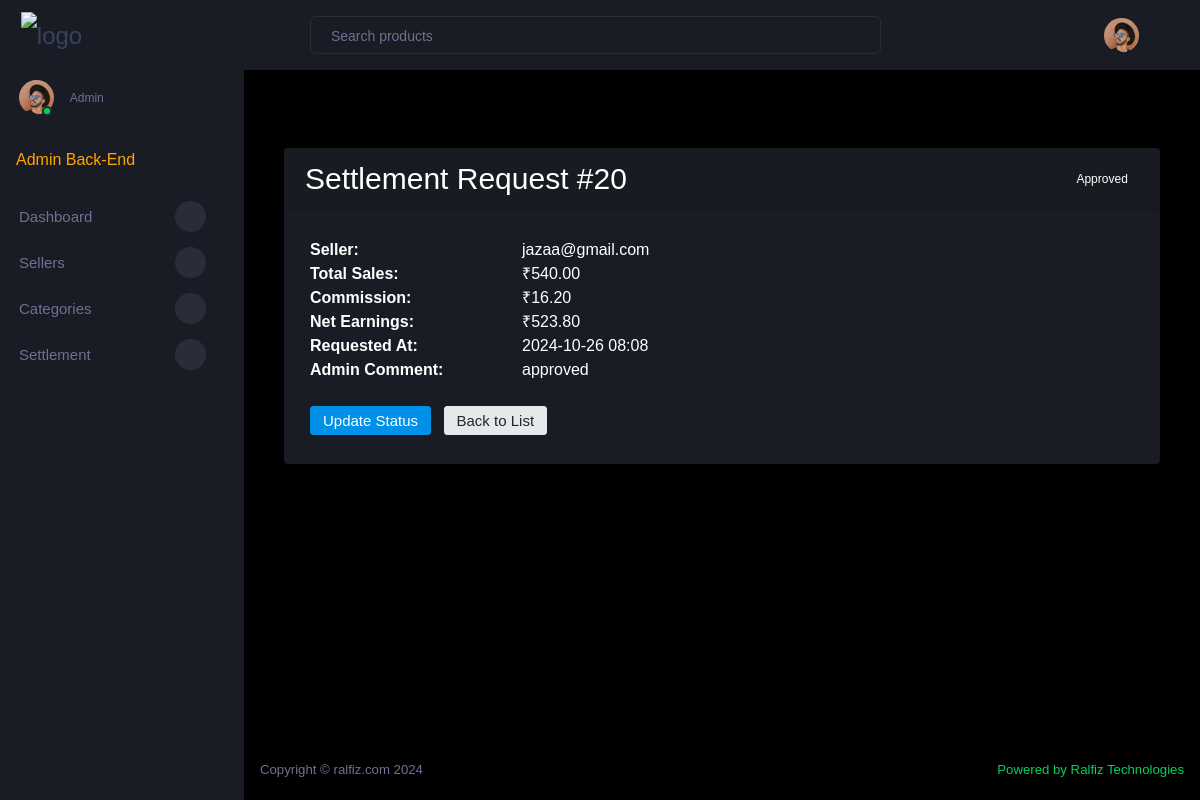
Screenshot of /settlement-request/20/ (signed in) with the database file from the repository.
### store/models.py (models this page shows, shortened)
class SettlementRequest(models.Model):
    seller = models.ForeignKey(settings.AUTH_USER_MODEL, on_delete=models.CASCADE, related_name='settlement_requests')
    total_sales = models.DecimalField(max_digits=10, decimal_places=2)
    total_commission = models.DecimalField(max_digits=10, decimal_places=2)
    net_earnings = models.DecimalField(max_digits=10, decimal_places=2)
    requested_at = models.DateTimeField(auto_now_add=True)
    status = models.CharField(max_length=20, choices=[('pending', 'Pending'), ('approved', 'Approved'), ('rejected', 'Rejected')], default='pending')
    admin_comment = models.TextField(blank=True, null=True)

class User(AbstractBaseUser, PermissionsMixin):
    email = models.EmailField(unique=True)
    is_seller = models.BooleanField(default=False)
    is_admin = models.BooleanField(default=False)
    is_active = models.BooleanField(default=True)
    is_staff = models.BooleanField(default=False)
    objects = CustomUserManager()
    USERNAME_FIELD = 'email'
    REQUIRED_FIELDS = []

### store/views.py (the view)
# urls.py: path('settlement-request/<int:request_id>/', views.settlement_request_detail, name='settlement_request_detail'),
@user_passes_test(lambda u: u.is_admin)
def settlement_request_detail(request, request_id):
    settlement_request = get_object_or_404(SettlementRequest, id=request_id)
    return render(request, 'store/settlement_request_detail_admin.html', {'settlement_request': settlement_request})

### store/templates/store/settlement_request_detail_admin.html (shortened to what this page needs)
{% extends 'store/base.html' %}
{% block content %}
<div class="container mt-5">
    <div class="card">
        <div class="card-header d-flex justify-content-between align-items-center">
            <h2 class="mb-0">Settlement Request #{{ settlement_request.id }}</h2>
            <span class="badge badge-{{ settlement_request.status }}">
                {{ settlement_request.get_status_display }}
            </span>
        </div>
        <div class="card-body">
            <div class="row detail-row">
                <div class="col-md-3 font-weight-bold">Seller:</div>
                <div class="col-md-9">{{ settlement_request.seller.email }}</div>
            </div>
            <div class="row detail-row">
                <div class="col-md-3 font-weight-bold">Total Sales:</div>
                <div class="col-md-9">₹{{ settlement_request.total_sales }}</div>
            </div>
            <div class="row detail-row">
                <div class="col-md-3 font-weight-bold">Commission:</div>
                <div class="col-md-9">₹{{ settlement_request.total_commission }}</div>
            </div>
            <div class="row detail-row">
                <div class="col-md-3 font-weight-bold">Net Earnings:</div>
                <div class="col-md-9">₹{{ settlement_request.net_earnings }}</div>
            </div>
            <div class="row detail-row">
                <div class="col-md-3 font-weight-bold">Requested At:</div>
                <div class="col-md-9">{{ settlement_request.requested_at|date:"Y-m-d H:i" }}</div>
            </div>
            <div class="row detail-row">
                <div class="col-md-3 font-weight-bold">Admin Comment:</div>
                <div class="col-md-9">{{ settlement_request.admin_comment|default:"No comment" }}</div>
            </div>
            <div class="mt-4">
                <button class="btn btn-primary" data-toggle="modal" data-target="#updateModal">
                    Update Status
                </button>
                <a href="{% url 'settlement_requests_list_admin' %}" class="btn btn-secondary ml-2">Back to List</a>
            </div>
        </div>
    </div>
</div>
{% endblock %}

### rows the page displays
SettlementRequest: id "20", status "Approved", seller.email "jazaa@gmail.com", total_sales "540.00", total_commission "16.20", net_earnings "523.80", requested_at "2024-10-26 08:08", admin_comment "approved"
